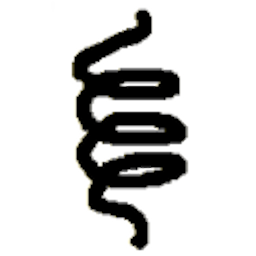
#> input picture gui/icons/femm.png, 256 x 256 px
$ python make_icns.py
#> lines starting #> are read from the running program, lines starting #| are printed output that depends on the picture
#!/usr/bin/env python3
"""Rebuild gui/icons/femm.icns from gui/icons/femm.png.

    python3 packaging/make_icns.py

Run this if the application artwork ever changes; the .icns is a build product
of the .png and nothing regenerates it automatically. Needs Pillow, and
nothing else -- in particular it does NOT need macOS, so the icon can be
regenerated on whichever machine the artwork was edited on.

An .icns is a simple container: the magic 'icns', a big-endian total length,
then a run of chunks, each a 4-character type, a big-endian length that
INCLUDES its own 8-byte header, and the payload. Since OS X 10.7 the payload
for these types may be a PNG, which is what this writes -- so iconutil and
sips, both macOS-only, are not involved.

Sizes stop at 256 because that is the largest artwork there is. Upscaling to
512 or 1024 would only hand Finder a blurry image to prefer over a sharp
smaller one; leaving those types out lets it downscale the 256 instead.

Two halves are needed for an icon to appear and neither reports the other
missing: this file, in Contents/Resources (gui/CMakeLists.txt puts it there
via MACOSX_PACKAGE_LOCATION), and CFBundleIconFile naming it in
gui/Info.plist.in. Without both, Finder draws the blank placeholder and says
nothing about why.
"""
import io
import os
import struct
import sys

try:
    from PIL import Image
except ImportError:
    sys.exit("make_icns.py needs Pillow:  pip install pillow")

HERE = os.path.dirname(os.path.abspath(__file__))
ROOT = os.path.dirname(HERE)
SRC = os.path.join(ROOT, "gui", "icons", "femm.png")
OUT = os.path.join(ROOT, "gui", "icons", "femm.icns")

# (icns type, pixel size) -- the iconutil names are in the comments.
ENTRIES = [
    (b"icp4", 16),    # icon_16x16
    (b"ic11", 32),    # icon_16x16@2x
    (b"icp5", 32),    # icon_32x32
    (b"ic12", 64),    # icon_32x32@2x
    (b"ic07", 128),   # icon_128x128
    (b"ic13", 256),   # icon_128x128@2x
    (b"ic08", 256),   # icon_256x256
]


def main():
    src = Image.open(SRC).convert("RGBA")
#> src is the input picture: PIL image 256x256 RGBA; mean R, G, B, A 13.6, 13.5, 13, 54
    print("source: %s %s" % (os.path.relpath(SRC, ROOT), src.size))
#| source: gui/icons/femm.png (256, 256)

    chunks = []
    for kind, size in ENTRIES:
        im = src if src.size == (size, size) else src.resize((size, size),
                                                             Image.LANCZOS)
        buf = io.BytesIO()
        im.save(buf, format="PNG")
        data = buf.getvalue()
        chunks.append(kind + struct.pack(">I", len(data) + 8) + data)
        print("  %-6s %4dx%-4d %6d bytes" % (kind.decode(), size, size,
                                             len(data)))
#> this loop made 7 passes
#> pass 1, in main, `im = src if src.size == (size, size) else src.resize((size, size), Ima..`:
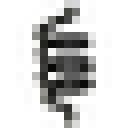
#> im: PIL image 16x16 RGBA (shown 8 times larger); mean R, G, B, A 33.9, 33.8, 30.2, 55.2; transparent parts drawn white
#> pass 2, in main, `im = src if src.size == (size, size) else src.resize((size, size), Ima..`:
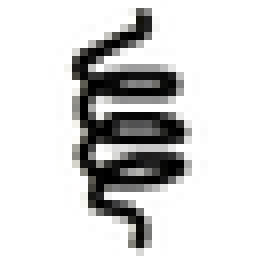
#> im: PIL image 32x32 RGBA (shown 8 times larger); mean R, G, B, A 31.4, 31.1, 30, 53.6; transparent parts drawn white
#> after the loop, chunks = 7 items

    body = b"".join(chunks)
    with open(OUT, "wb") as f:
        f.write(b"icns" + struct.pack(">I", len(body) + 8) + body)
    print("wrote %s" % os.path.relpath(OUT, ROOT))

    # Read it back with an independent parser to prove it is well formed.
    check = Image.open(OUT)
    print("verified: reads back as %s, %d sizes"
          % (check.size, len(check.info.get("sizes", []))))
#| verified: reads back as (256, 256), 7 sizes


if __name__ == "__main__":
    main()
